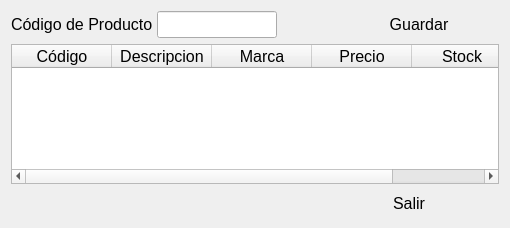
<?xml version="1.0" encoding="UTF-8"?>
<ui version="4.0">
 <class>ui_item_posicion</class>
 <widget class="QWidget" name="ui_item_posicion">
  <property name="geometry">
   <rect>
    <x>0</x>
    <y>0</y>
    <width>410</width>
    <height>228</height>
   </rect>
  </property>
  <property name="font">
   <font>
    <pointsize>12</pointsize>
   </font>
  </property>
  <property name="windowTitle">
   <string>Form</string>
  </property>
  <layout class="QVBoxLayout" name="verticalLayout">
   <item>
    <layout class="QGridLayout" name="gridLayout_17"/>
   </item>
   <item>
    <layout class="QGridLayout" name="gridLayout_13">
     <item row="0" column="0">
      <layout class="QGridLayout" name="gridLayout_10">
       <property name="horizontalSpacing">
        <number>0</number>
       </property>
       <item row="2" column="3">
        <widget class="QPushButton" name="pushButton_deleteProducto">
         <property name="text">
          <string/>
         </property>
         <property name="icon">
          <iconset resource="../Icons/Icons.qrc">
           <normaloff>:/Icons/1349716428_trash.png</normaloff>:/Icons/1349716428_trash.png</iconset>
         </property>
         <property name="flat">
          <bool>true</bool>
         </property>
        </widget>
       </item>
       <item row="2" column="6">
        <spacer name="horizontalSpacer">
         <property name="orientation">
          <enum>Qt::Horizontal</enum>
         </property>
         <property name="sizeType">
          <enum>QSizePolicy::Fixed</enum>
         </property>
         <property name="sizeHint" stdset="0">
          <size>
           <width>40</width>
           <height>20</height>
          </size>
         </property>
        </spacer>
       </item>
       <item row="2" column="1">
        <widget class="QLineEdit" name="lineEdit_codigoProducto">
         <property name="sizePolicy">
          <sizepolicy hsizetype="Fixed" vsizetype="Fixed">
           <horstretch>0</horstretch>
           <verstretch>0</verstretch>
          </sizepolicy>
         </property>
         <property name="minimumSize">
          <size>
           <width>120</width>
           <height>0</height>
          </size>
         </property>
         <property name="maximumSize">
          <size>
           <width>120</width>
           <height>16777215</height>
          </size>
         </property>
        </widget>
       </item>
       <item row="2" column="2">
        <widget class="QPushButton" name="pushButton_addProducto">
         <property name="text">
          <string/>
         </property>
         <property name="icon">
          <iconset resource="../Icons/Icons.qrc">
           <normaloff>:/Icons/1349716423_sq_plus.png</normaloff>:/Icons/1349716423_sq_plus.png</iconset>
         </property>
         <property name="flat">
          <bool>true</bool>
         </property>
        </widget>
       </item>
       <item row="2" column="0">
        <widget class="QLabel" name="label_8">
         <property name="text">
          <string>Código de Producto </string>
         </property>
        </widget>
       </item>
       <item row="2" column="4">
        <spacer name="horizontalSpacer_3">
         <property name="orientation">
          <enum>Qt::Horizontal</enum>
         </property>
         <property name="sizeHint" stdset="0">
          <size>
           <width>40</width>
           <height>20</height>
          </size>
         </property>
        </spacer>
       </item>
       <item row="2" column="5">
        <widget class="QPushButton" name="pushButton_guardar">
         <property name="text">
          <string>Guardar</string>
         </property>
         <property name="flat">
          <bool>true</bool>
         </property>
        </widget>
       </item>
      </layout>
     </item>
    </layout>
   </item>
   <item>
    <widget class="QTableWidget" name="tableWidget_list_productos">
     <column>
      <property name="text">
       <string>Código</string>
      </property>
     </column>
     <column>
      <property name="text">
       <string>Descripcion</string>
      </property>
     </column>
     <column>
      <property name="text">
       <string>Marca</string>
      </property>
     </column>
     <column>
      <property name="text">
       <string>Precio</string>
      </property>
     </column>
     <column>
      <property name="text">
       <string>Stock</string>
      </property>
     </column>
    </widget>
   </item>
   <item>
    <layout class="QHBoxLayout" name="horizontalLayout">
     <item>
      <spacer name="horizontalSpacer_2">
       <property name="orientation">
        <enum>Qt::Horizontal</enum>
       </property>
       <property name="sizeHint" stdset="0">
        <size>
         <width>358</width>
         <height>17</height>
        </size>
       </property>
      </spacer>
     </item>
     <item>
      <widget class="QPushButton" name="pushButton_salir">
       <property name="text">
        <string>Salir</string>
       </property>
       <property name="flat">
        <bool>true</bool>
       </property>
      </widget>
     </item>
     <item>
      <spacer name="horizontalSpacer_4">
       <property name="orientation">
        <enum>Qt::Horizontal</enum>
       </property>
       <property name="sizeHint" stdset="0">
        <size>
         <width>40</width>
         <height>20</height>
        </size>
       </property>
      </spacer>
     </item>
    </layout>
   </item>
  </layout>
 </widget>
 <resources>
  <include location="../Icons/Icons.qrc"/>
 </resources>
 <connections/>
</ui>
